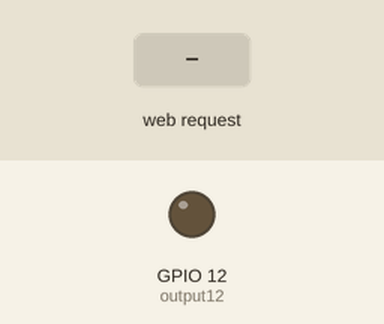
Simulated run of this sketch. Board: ESP32. Shown: output pins drawn as LEDs (lit = HIGH). The inputs (shaded band) are chosen by the test bench. WiFi joins after 1.5 s; servers stay silent unless stated; what the sketch prints to the serial monitor is not drawn.

Above: at 2.7 s.
2.8 s: HTTP request GET /12/on received
At 3.7 s:
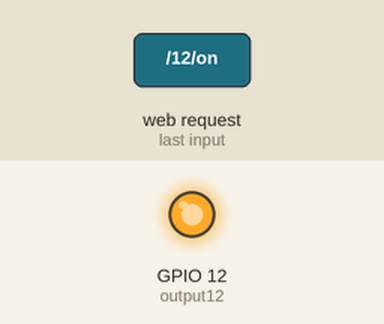
4.3 s: HTTP request GET /12/off received
At 4.9 s:
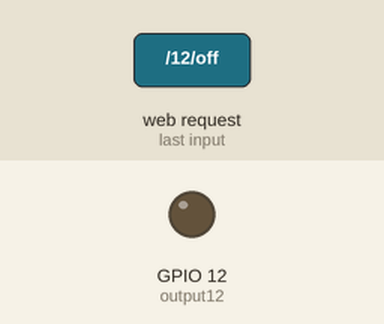
Timing chart, 0 to 7.3 s (numbered marks = the images above; inputs shaded):
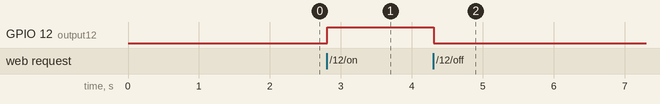

The sketch:

Code.ino
```cpp
#include <WiFi.h>
const char* ssid = "TECNO CAMON 20";
const char* password = "123@456@789";
WiFiServer server(80);
String header;
String output12State = "off";
const int output12 = 12;
unsigned long currentTime = millis();
unsigned long previousTime = 0;
const long timeoutTime = 2000;
void setup() {
  Serial.begin(115200);
  pinMode(output12, OUTPUT);
  digitalWrite(output12, LOW);
  Serial.print("Connecting to ");
  Serial.println(ssid);
  WiFi.begin(ssid, password);
  while (WiFi.status() != WL_CONNECTED) {
    delay(500);
    Serial.print(".");
  }
  Serial.println("");
  Serial.println("WiFi connected.");
  Serial.println("IP address: ");
  Serial.println(WiFi.localIP());
  server.begin();
}
void loop(){
  WiFiClient client = server.available();
  if (client) {
    currentTime = millis();
    previousTime = currentTime;
    Serial.println("New Client.");
    String currentLine = "";
    while (client.connected() && currentTime - previousTime <= timeoutTime) {
      currentTime = millis();
      if (client.available()) {
        char c = client.read();
        Serial.write(c);
        header += c;
        if (c == '\n') {
          if (currentLine.length() == 0) {
            client.println("HTTP/1.1 200 OK");
            client.println("Content-type:text/html");
            client.println("Connection: close");
            client.println();
            if (header.indexOf("GET /12/on") >= 0) {
              Serial.println("GPIO 12 on");
              output12State = "on";
              digitalWrite(output12, HIGH);
            } else if (header.indexOf("GET /12/off") >= 0) {
              Serial.println("GPIO 12 off");
              output12State = "off";
              digitalWrite(output12, LOW);
            }
            client.println("<!DOCTYPE html><html>");
            client.println("<head><meta name=\"viewport\" content=\"width=device-width, initial-scale=1\">");
            client.println("<link rel=\"icon\" href=\"data:,\">");
            client.println("<style>html { font-family: Helvetica; display: inline-block; margin: 0px auto; text-align: center;}");
            client.println(".button { background-color: #4CAF50; border: none; color: white; padding: 16px 40px;");
            client.println("text-decoration: none; font-size: 30px; margin: 2px; cursor: pointer;}");
            client.println(".button2 {background-color: #555555;}</style></head>");
            client.println("<body><h1>ESP32 Web Server</h1>");
            client.println("<p>GPIO 12 - State " + output12State + "</p>");
            if (output12State=="off") {
              client.println("<p><a href=\"/12/on\"><button class=\"button\">ON</button></a></p>");
            } else {
              client.println("<p><a href=\"/12/off\"><button class=\"button button2\">OFF</button></a></p>");
            }
            client.println("</body></html>");
            client.println();
            break;
          } else {
            currentLine = "";
          }
        } else if (c != '\r') {
          currentLine += c;
        }
      }
    }
    header = "";
    client.stop();
    Serial.println("Client disconnected.");
    Serial.println("");
  }
}
```

Measured:
- after the input at 2.8 s, GPIO 12 (output12): LOW → HIGH at once
- after the input at 4.3 s, GPIO 12 (output12): HIGH → LOW at once
